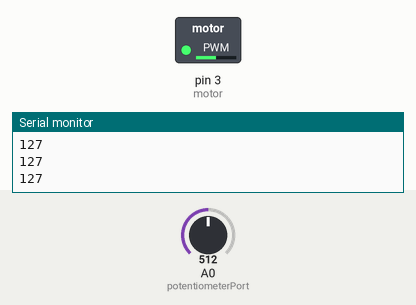
This sketch was run on a simulated Arduino Uno, built with avr-gcc and run on an emulated ATmega328P. Parts: switched loads named in the sketch (green lamp = pin HIGH), the last lines printed to the serial monitor. The test bench sets the inputs (shaded band); at power-on: A0 (potentiometerPort) = 512.

Above: at 1.2 s.
1.3 s: A0 (potentiometerPort) set to 716
At 2.5 s:
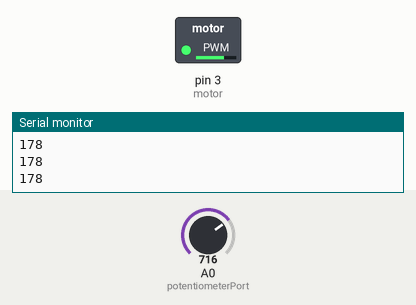
2.8 s: A0 (potentiometerPort) set to 900
At 3.7 s:
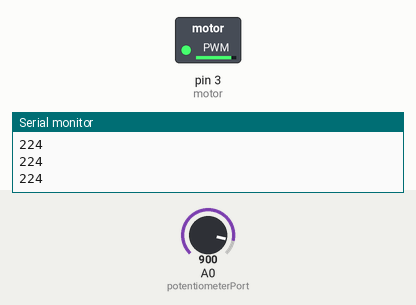
4.3 s: A0 (potentiometerPort) set to 122
At 4.8 s:
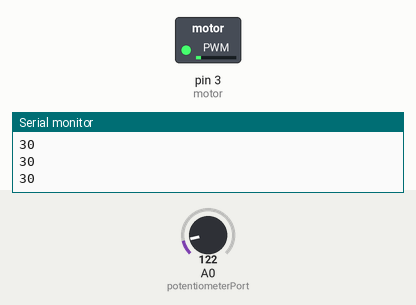
5.8 s: A0 (potentiometerPort) set to 0
At 7.0 s:
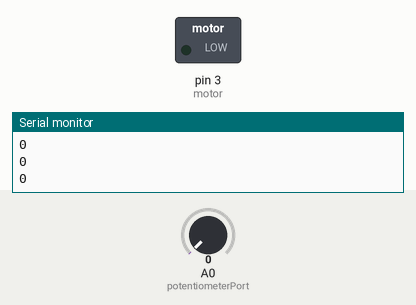
7.3 s: A0 (potentiometerPort) set to 511
At 8.3 s:
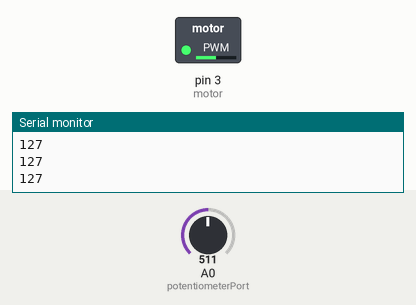
Timing chart, 0 to 9.8 s (numbered marks = the images above; inputs shaded):
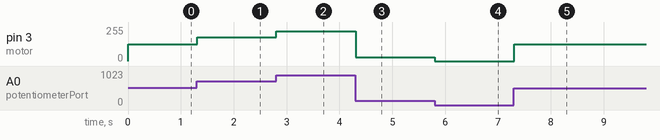

Measured:
- after the input at 1.3 s, pin 3 (motor): 127/255 → 178/255 at once
- after the input at 2.8 s, pin 3 (motor): 178/255 → 224/255 at once
- after the input at 4.3 s, pin 3 (motor): 224/255 → 30/255 at once
- after the input at 5.8 s, pin 3 (motor): 30/255 → 0/255 at once
- after the input at 7.3 s, pin 3 (motor): 0/255 → 127/255 at once

The sketch:

Arduino_Challenge6.ino
```cpp
const int potentiometerPort = A0;
int motor = 3;

void setup()
{
  pinMode(motor, OUTPUT); //Declare motor as output
  Serial.begin(9000);
}

void loop()
{
  int sensorReading = analogRead(potentiometerPort); // the "input" received from the middle pin of the potentiometer (A0)
  int motorSpeed = map(sensorReading, 0, 1023, 0, 255);  // change the scale for sensorReading from 0 to 1023 to a scale of 0 to 255
  Serial.println(motorSpeed);
  analogWrite(motor, motorSpeed); //Motor runs at inputted speed (A0)
}
```
